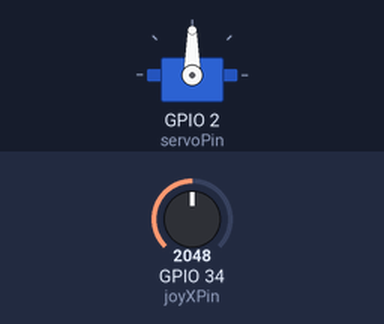
The sketch below on a simulated ESP32. Shown: servo. Inputs (shaded band) come from the test bench; at power-on: GPIO 34 (joyXPin) = 2048. What the sketch prints to the serial monitor is not drawn.

Above: at 1.2 s.
1.3 s: GPIO 34 (joyXPin) set to 2866
At 1.6 s:
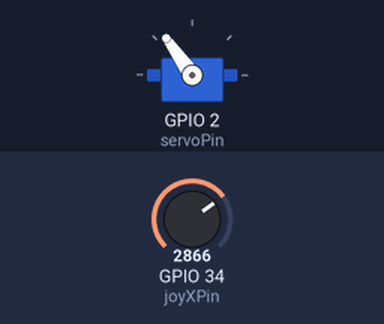
2.8 s: GPIO 34 (joyXPin) set to 3603
At 3.9 s:
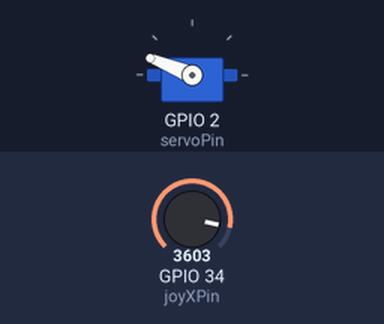
4.3 s: GPIO 34 (joyXPin) set to 4095
At 5.0 s:
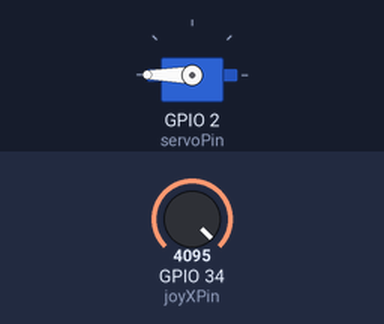
5.8 s: GPIO 34 (joyXPin) set to 1228
At 6.1 s:
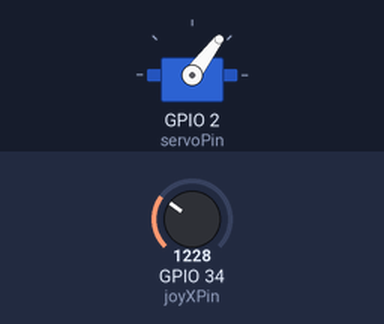
7.3 s: GPIO 34 (joyXPin) set to 491
At 8.5 s:
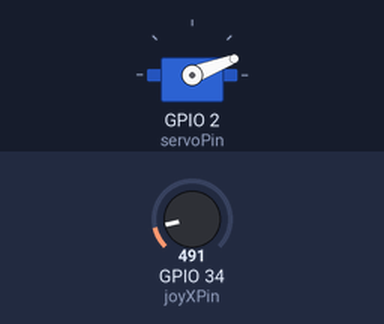
Timing chart, 0 to 9.8 s (numbered marks = the images above; inputs shaded):
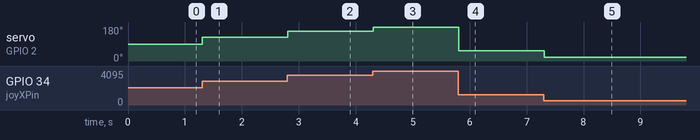

The sketch:

Servo_motor.ino
```cpp
#include <ESP32Servo.h> // ספרייה לשליטה בסרוו עם ESP32

// הגדרות עבור הסרוו
Servo myServo;        // יצירת אובייקט סרוו
const int servoPin = 2; // הפין שאליו חיברת את חוט האות של הסרוו (D2 / GPIO2)

// הגדרות עבור הג'ויסטיק
const int joyXPin = 34; // פין אנלוגי לציר ה-X של הג'ויסטיק (לדוגמה, GPIO34)
// const int joyYPin = 35; // פין אנלוגי לציר ה-Y של הג'ויסטיק (אופציונלי, אם משתמשים בשני סרווים או לשליטה אחרת)
// const int joyButtonPin = 15; // פין דיגיטלי לכפתור הג'ויסטיק (אופציונלי)

void setup() {
  Serial.begin(115200); // אתחול תקשורת טורית
  Serial.println("Joystick to Servo Control");

  // הגדרת פין הסרוו
  myServo.attach(servoPin);
  myServo.write(90); // הגדרת הסרוו למרכז בתחילה

  // הגדרת פיני הג'ויסטיק (אפשרי לקרוא אנלוגי ללא הגדרה ב-pinMode)
  // pinMode(joyButtonPin, INPUT_PULLUP); // אם משתמשים בכפתור

  Serial.println("Setup complete. Move joystick to control servo.");
}

void loop() {
  // קריאת הערך מציר ה-X של הג'ויסטיק
  int joyXValue = analogRead(joyXPin);
  // Serial.print("Joystick X Value: ");
  // Serial.println(joyXValue);

  // המרת ערך הג'ויסטיק (0-4095) לזווית סרוו (0-180)
  // ייתכן שתצטרך לכוונן את טווח המינימום/מקסימום של הג'ויסטיק
  // כדי להתאים אותו בדיוק למודול הספציפי שלך.
  // למשל, אם הג'ויסטיק לא מגיע ממש ל-0 או 4095, שנה את הטווח כאן.
  int servoAngle = map(joyXValue, 0, 4095, 0, 180);

  // הגבלת הזווית לוודא שהיא בתוך הטווח 0-180 (למקרה שה-map יפיק משהו חריג)
  servoAngle = constrain(servoAngle, 0, 180);

  // כתיבת הזווית לסרוו
  myServo.write(servoAngle);

  // הדפסה ל-Serial Monitor (אפשר להפעיל/לבטל את ההערות)
  // Serial.print("Mapped Servo Angle: ");
  // Serial.println(servoAngle);

  // עיכוב קצר כדי למנוע קריאה מהירה מדי
  delay(10);
}
```

Measured:
- after the input at 1.3 s, servo on GPIO 2 (servoPin): 90° → 125° at once
- after the input at 2.8 s, servo on GPIO 2 (servoPin): 125° → 158° at once
- after the input at 4.3 s, servo on GPIO 2 (servoPin): 158° → 180° at once
- after the input at 5.8 s, servo on GPIO 2 (servoPin): 180° → 53° at once
- after the input at 7.3 s, servo on GPIO 2 (servoPin): 53° → 21° at once
